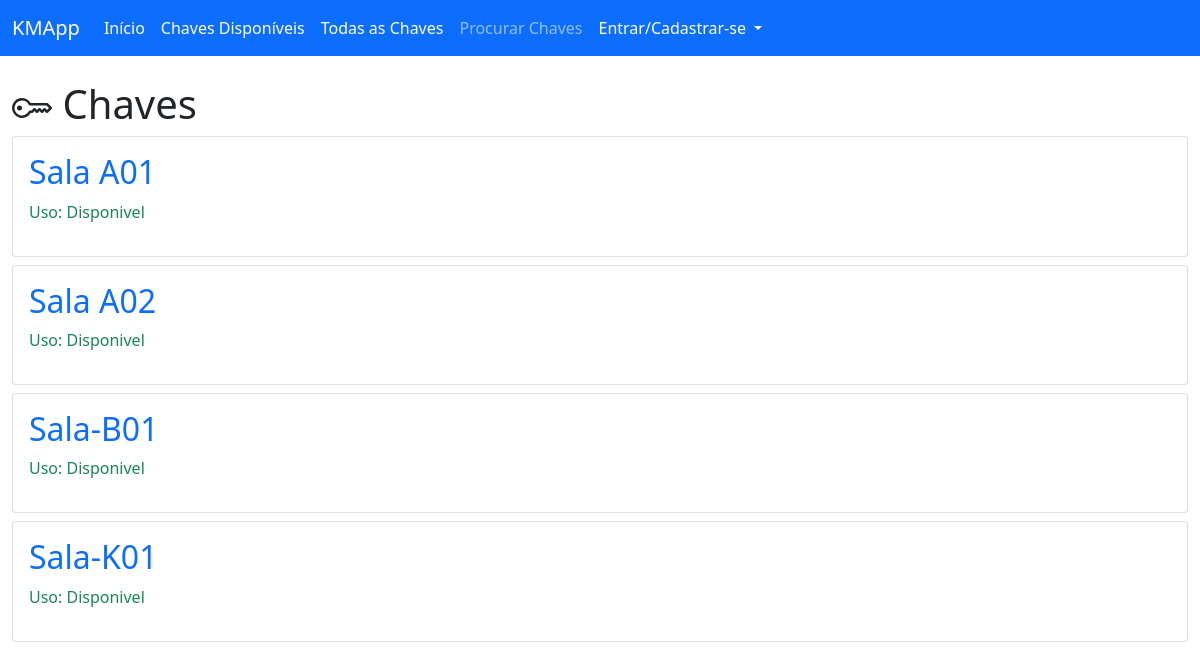
/view/keys, run on the app's committed database.
### key_manager/models/key.py (models this page shows, shortened)
class Key(db.Model):
    __tablename__ = 'keys'
    id = db.Column(db.Integer, primary_key=True)
    key_category_id = db.Column(db.Integer, db.ForeignKey("categories.id"))
    key_avaliable = db.Column(db.Boolean, default=True)
    name = db.Column(db.String(100), unique=False, nullable=False)
    slug = db.Column(db.String(100), unique=True, nullable=False)
    creation_date = db.Column(db.DateTime, nullable=False, default=datetime.utcnow)

### key_manager/routes/views.py (the view)
@view.route("/keys")
def viewAllKeys():
    keys = Key.query.order_by("name").all()
    return render_template("view/keys.html", keys=keys, hidden_footer=True, title="Chaves")

### key_manager/templates/view/keys.html (shortened to what this page needs)
{% extends 'base.html' %}
{% block content %}
<div class="mt-4">
    <h1 class="col-auto">
        <span>Chaves</span>
    </h1>
</div>
{% for key in keys %}
<a class="text-decoration-none" href="{{url_for('view.viewKey', key_slug=key.slug)}}">
    <div class="card mt-2">
        <div class="card-body">
            <h2>{{ key.name }}</h2>
            {% if key.key_avaliable %}
            <p class="text-success">Uso: Disponivel</p>
            {% else %}
            <p class="text-danger">Uso: Em uso</p>
            {% endif %}
        </div>
    </div>
</a>
{% endfor %}
{% endblock %}

### data on the page
Key: name "Sala A01", key_avaliable "Uso: Disponivel"
Key: name "Sala A02", key_avaliable "Uso: Disponivel"
Key: name "Sala-B01", key_avaliable "Uso: Disponivel"
Key: name "Sala-K01", key_avaliable "Uso: Disponivel"
